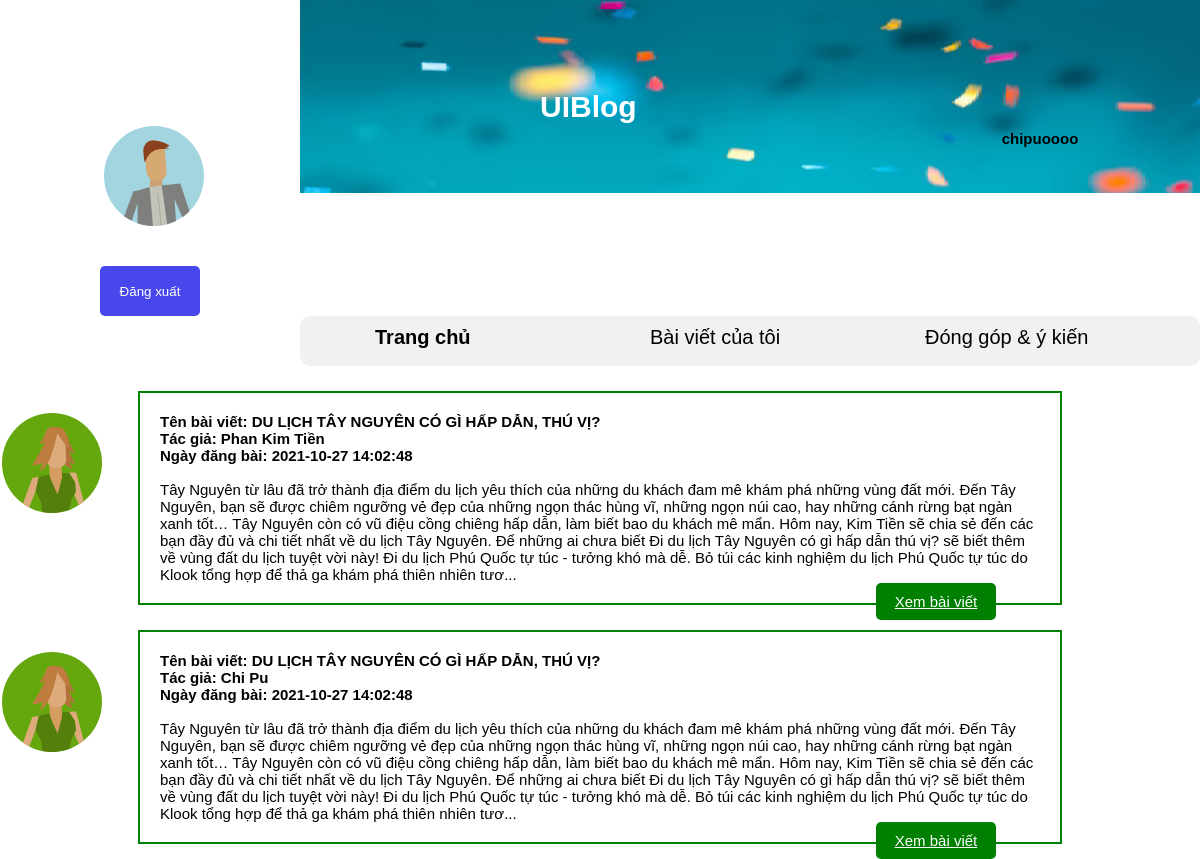
/home-page/home-page.php (signed in), run on the app's committed database.
### tables this page shows
CREATE TABLE IF NOT EXISTS `tb_posts` (
  `ID_POSTS` int(11) NOT NULL AUTO_INCREMENT,
  `ID_USER` int(11) DEFAULT NULL,
  `CONTENT` varchar(10000) DEFAULT NULL,
  `TIME` datetime DEFAULT NULL,
  `POST_NAME` varchar(100) DEFAULT NULL,
  PRIMARY KEY (`ID_POSTS`),
  KEY `ID_USER` (`ID_USER`)
);

CREATE TABLE IF NOT EXISTS `tb_user` (
  `ID_USER` int(11) NOT NULL AUTO_INCREMENT,
  `LASTNAME` varchar(100) DEFAULT NULL,
  `FIRSTNAME` varchar(100) DEFAULT NULL,
  `USERNAME` varchar(255) DEFAULT NULL,
  `PASSWORD` varchar(255) DEFAULT NULL,
  `EMAIL` varchar(150) DEFAULT NULL,
  `STATUS` varchar(100) DEFAULT NULL,
  `AVATAR` blob DEFAULT NULL,
  PRIMARY KEY (`ID_USER`),
  UNIQUE KEY `EMAIL` (`EMAIL`),
  UNIQUE KEY `USERNAME` (`USERNAME`)
);

### home-page/home-page.php (the view, shortened to what this page needs)
<?php
    $host = 'localhost';
    $host_user = 'root';
    $host_password = '';
    $database = 'demo';
    $conn = new mysqli($host, $host_user, $host_password, $database);
    $sql = "SELECT TB_POSTS.POST_NAME, TB_POSTS.TIME, TB_POSTS.CONTENT, TB_USER.FIRSTNAME, TB_USER.LASTNAME, TB_POSTS.ID_POSTS FROM TB_POSTS, TB_USER WHERE TB_POSTS.ID_USER = TB_USER.ID_USER";
    $kq = $conn->query($sql);
?>
<!DOCTYPE html>
<html lang="en">
<head>
    <link rel="stylesheet" href="home-page.css">
</head>
<body>
    <header>
        <img src="banner_mini.png" alt="banner" id="banner">
        <a href="../logout.php"><input type="button" value="Đăng xuất" id="btn_logout" ></a>
        <img src="user1.svg" alt="user1" id="user1">
        <?php
            echo "<strong id='username'>".$_SESSION["username"]."</strong>";
        ?>
        <h1>UIBlog</h1>
    </header>
    <main>
        <ul>
            <li> <strong><a href="./home-page.php">Trang chủ</a></strong></li>
            <li><a href="../myBlog/myBlog.php">Bài viết của tôi</a></li>
            <li><a href="../blogComment/blogComment.php">Đóng góp & ý kiến</a></li>
        </ul>
        <?php while ($row = $kq->fetch_assoc()) {?>
            <div id="content">
                    <img class="content__avt" src="user2.svg" alt="user2">
                    <p><strong>Tên bài viết: <?php echo $row["POST_NAME"]; ?><br>Tác giả: <?php echo $row["FIRSTNAME"]." ".$row["LASTNAME"]; ?> <br>Ngày đăng bài: <?php echo $row["TIME"]; ?></strong></p><br>
                    <?php
                        if(str_word_count($row["CONTENT"]) > 100) {
                            $cnt = substr($row["CONTENT"], 0, 900);
                            echo "<p>".$cnt."..."."</p>";
                        }
                        else {
                            echo "<p>".$row["CONTENT"]."</p>";
                        }
                    ?>
                    <a href="../PKT-Blog/PKT-Blog.php?id=<?php echo $row["ID_POSTS"]; ?>"> Xem bài viết</a>
                </div>
        <?php } ?>
    </main>
</body>
</html>

### home-page/home-page.css (style rules this page uses)
* { margin: 0; padding: 0; }
body { font-family: Arial, Helvetica, sans-serif; font-size: 15px; }
header input { width: 100px; height: 50px; color: white; background-color: rgb(71, 71, 236); border-radius: 5px; border: none; position: relative; left: 100px; top: 0px; }
#banner { margin-left: 300px; width: 900px; }
#user1 { position: relative; top: -70px; width: 100px; height: 100px; }
#username { position: absolute; top: 130px; right: 160px; transform: translateX(50%); }
header h1 { color: white; position: absolute; left: 45%; top: 3em; }
main ul { display: flex; height: 50px; width: 900px; background-color: #f1f1f1; border: none; border-radius: 10px; margin-left: 300px; }
main li { list-style-type: none; width: 200px; height: 50px; font-size: 20px; padding-top: 10px; padding-left: 75px; }
main li a { color: black; text-decoration: none; text-align: center; }
#content { max-width: 880px; height: auto; margin: 0px auto; position: relative; margin-top: 25px; border: green 2px solid; padding: 20px; }
.content__avt { width: 100px; height: 100px; position: absolute; left: -15%; }
#content a { width: 100px; background-color: green; border: none; border-radius: 5px; position: absolute; padding: 10px; text-align: center; color: white; left: 80%; }

### data on the page
tb_posts: POST_NAME "DU LỊCH TÂY NGUYÊN CÓ GÌ HẤP DẪN, THÚ VỊ?", ID_USER.FIRSTNAME "Phan", ID_USER.LASTNAME "Kim Tiền", TIME "2021-10-27 14:02:48", CONTENT "Tây Nguyên từ lâu đã trở thành địa điểm du lịch yêu thích của những du khách đam mê khám phá những vùng đất mới. Đến Tây Nguyên, bạn sẽ được chiêm ngưỡng vẻ đẹp của những ngọn thác hùng vĩ, những ngọn núi cao, hay những cánh rừng bạt ngàn xanh tốt… Tây Nguyên còn có vũ điệu cồng chiêng hấp dẫn, làm biết bao du khách mê mẩn. Hôm nay, Kim Tiền sẽ chia sẻ đến các bạn đầy đủ và chi tiết nhất về du lịch Tây Nguyên. Để những ai chưa biết Đi du lịch Tây Nguyên có gì hấp dẫn thú vị? sẽ biết thêm về vùng đất du lịch tuyệt vời này! Đi du lịch Phú Quốc tự túc - tưởng khó mà dễ. Bỏ túi các kinh nghiệm du lịch Phú Quốc tự túc do Klook tổng hợp để thả ga khám phá thiên nhiên tươ"
tb_posts: POST_NAME "DU LỊCH TÂY NGUYÊN CÓ GÌ HẤP DẪN, THÚ VỊ?", ID_USER.FIRSTNAME "Chi", ID_USER.LASTNAME "Pu", TIME "2021-10-27 14:02:48", CONTENT "Tây Nguyên từ lâu đã trở thành địa điểm du lịch yêu thích của những du khách đam mê khám phá những vùng đất mới. Đến Tây Nguyên, bạn sẽ được chiêm ngưỡng vẻ đẹp của những ngọn thác hùng vĩ, những ngọn núi cao, hay những cánh rừng bạt ngàn xanh tốt… Tây Nguyên còn có vũ điệu cồng chiêng hấp dẫn, làm biết bao du khách mê mẩn. Hôm nay, Kim Tiền sẽ chia sẻ đến các bạn đầy đủ và chi tiết nhất về du lịch Tây Nguyên. Để những ai chưa biết Đi du lịch Tây Nguyên có gì hấp dẫn thú vị? sẽ biết thêm về vùng đất du lịch tuyệt vời này! Đi du lịch Phú Quốc tự túc - tưởng khó mà dễ. Bỏ túi các kinh nghiệm du lịch Phú Quốc tự túc do Klook tổng hợp để thả ga khám phá thiên nhiên tươ"

### other printed values
$_SESSION["username"] "chipuoooo"
